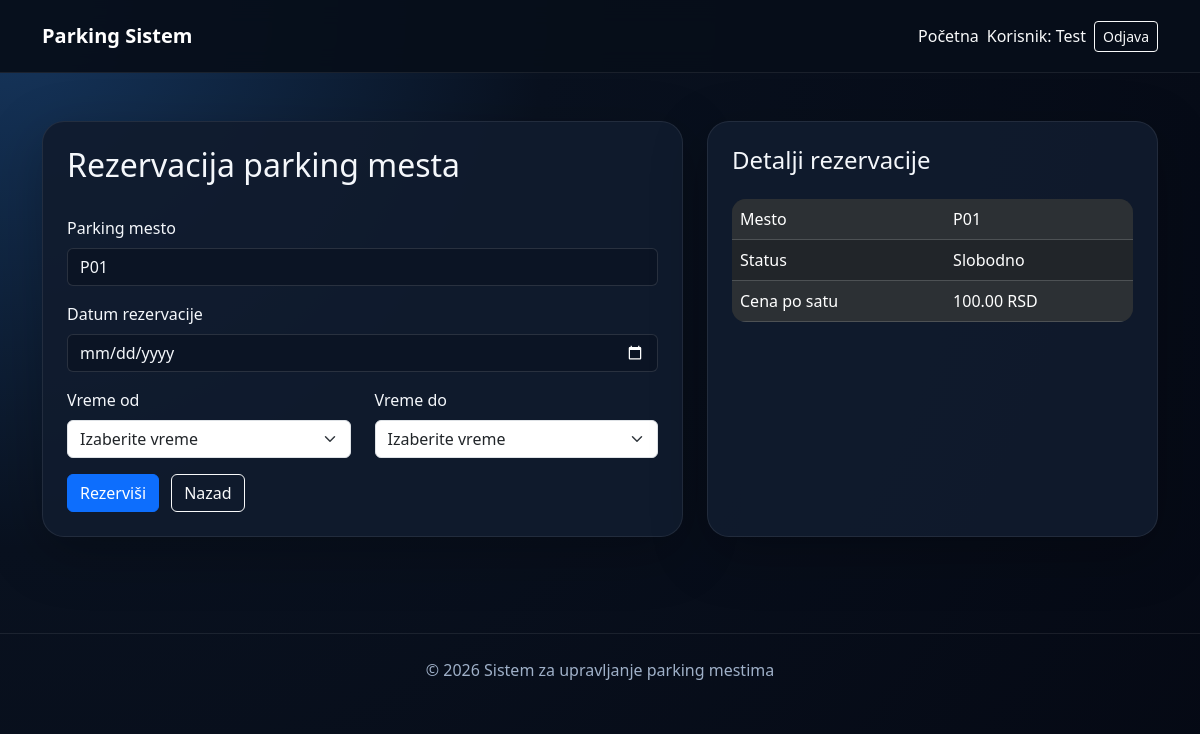
The app's page /reservation.php?spot_id=1 (signed in), older data.
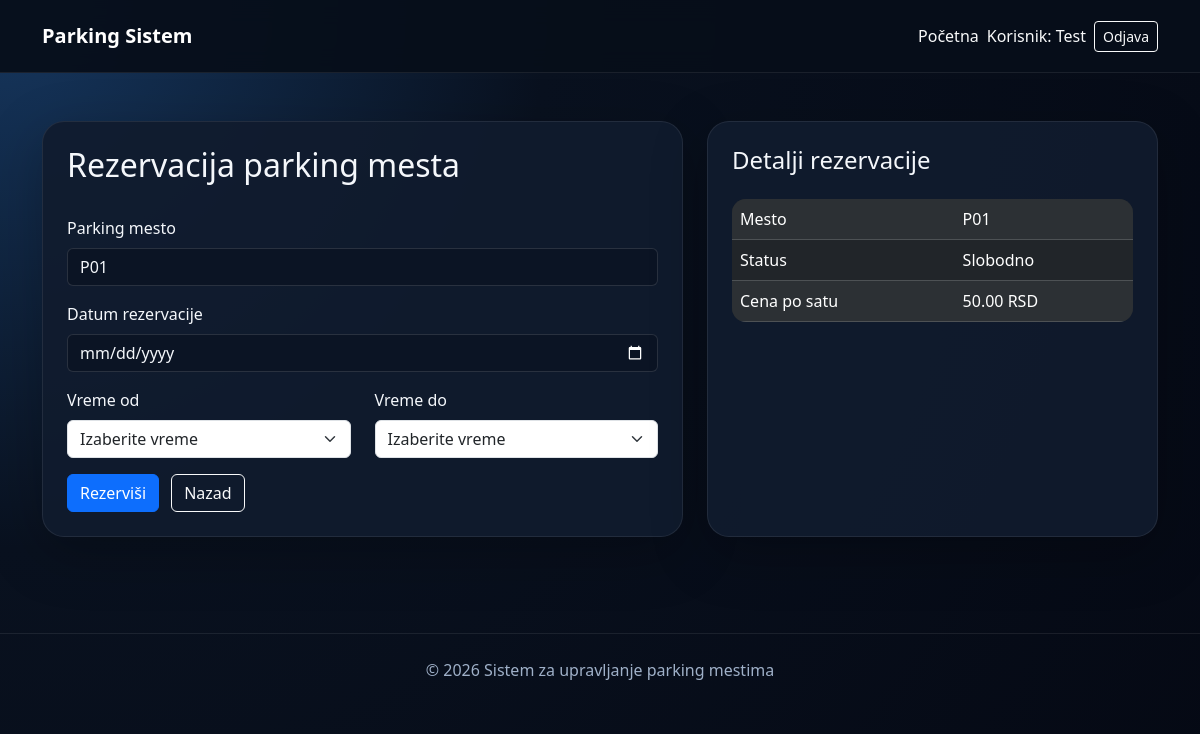
The same page, newer data.
### tables this page shows
CREATE TABLE parking_spots (
    id INT AUTO_INCREMENT PRIMARY KEY,
    spot_number VARCHAR(10) NOT NULL UNIQUE,
    status ENUM('slobodno', 'zauzeto') NOT NULL DEFAULT 'slobodno',
    price_per_hour DECIMAL(10,2) NOT NULL DEFAULT 50.00
);

### classes/Session.php (called while the page is built, shortened)
<?php
class Session
{
    public function isLoggedIn()
    {
        return isset($_SESSION['user_id']);
    }
    public function isAdmin()
    {
        return isset($_SESSION['role']) && $_SESSION['role'] == 'admin';
    }
}

### classes/ParkingSpot.php (called while the page is built, shortened)
<?php
class ParkingSpot extends Database implements CRUDInterface
{
    public function read($id)
    {
        $conn = $this->getConnection();
        $id = (int) $id;
        $sql = "SELECT * FROM parking_spots WHERE id = $id";
        return mysqli_query($conn, $sql);
    }
}

### reservation.php (the view, shortened to what this page needs)
<?php
require_once 'classes/Session.php';
require_once 'classes/ParkingSpot.php';
$parkingSpot = new ParkingSpot();
$reservation = new Reservation();
$spot = null;
if ($_SERVER['REQUEST_METHOD'] == 'POST') {
    $spotId = isset($_POST['spot_id']) ? (int) $_POST['spot_id'] : 0;
    $reservationDate = isset($_POST['reservation_date']) ? $_POST['reservation_date'] : '';
    $timeFrom = isset($_POST['time_from']) ? $_POST['time_from'] : '';
    $timeTo = isset($_POST['time_to']) ? $_POST['time_to'] : '';
    $result = $parkingSpot->read($spotId);
    if (!$result || mysqli_num_rows($result) == 0) {
        $error = 'Parking mesto nije pronađeno.';
    } else {
        $spot = mysqli_fetch_assoc($result);
        if ($spot['status'] != 'slobodno') {
            $error = 'Izabrano parking mesto nije slobodno.';
        } elseif ($reservationDate == '' || $timeFrom == '' || $timeTo == '') {
            $error = 'Morate uneti datum i vreme rezervacije.';
        } elseif ($timeFrom >= $timeTo) {
            $error = 'Vreme završetka mora biti veće od vremena početka.';
        } else {
            $startTime = $reservationDate . ' ' . $timeFrom . ':00';
            $endTime = $reservationDate . ' ' . $timeTo . ':00';
            $data = array(
                'user_id' => $_SESSION['user_id'],
                'parking_spot_id' => $spotId,
                'start_time' => $startTime,
                'end_time' => $endTime,
                'status' => 'aktivna'
            );
            if ($reservation->create($data)) {
                $parkingSpot->changeStatus($spotId, 'zauzeto');
                $_SESSION['reservation_id'] = $reservation->getLastId();
                header('Location: payment.php');
                exit;
            } else {
                $error = 'Došlo je do greške prilikom čuvanja rezervacije.';
            }
        }
    }
} else {
    $spotId = (int) $_GET['spot_id'];
    $result = $parkingSpot->read($spotId);
    $spot = mysqli_fetch_assoc($result);
}
$spotNumber = $spot ? $spot['spot_number'] : '';
$price = $spot ? $spot['price_per_hour'] : 100;
?>
<?php include 'includes/header.php'; ?>
<?php include 'includes/navbar.php'; ?>
<main class="container py-5">
    <div class="row g-4">
        <div class="col-lg-7">
            <div class="card app-card p-4 h-100">
                <h2>Rezervacija parking mesta</h2>
                <form class="mt-4" method="POST" action="reservation.php">
                    <div class="mb-3">
                        <label class="form-label">Parking mesto</label>
                        <input type="text" class="form-control" value="<?php echo $spotNumber; ?>" readonly>
                    </div>
                    <div class="mb-3">
                        <label class="form-label">Datum rezervacije</label>
                        <input type="date" name="reservation_date" class="form-control" required>
                    </div>
                    <div class="row">
                        <div class="col-md-6 mb-3">
                            <label class="form-label">Vreme od</label>
                            <select name="time_from" class="form-select" required>
                                <option value="">Izaberite vreme</option>
                            </select>
                        </div>
                        <div class="col-md-6 mb-3">
                            <label class="form-label">Vreme do</label>
                            <select name="time_to" class="form-select" required>
                                <option value="">Izaberite vreme</option>
                            </select>
                        </div>
                    </div>
                    <button type="submit" class="btn btn-primary">Rezerviši</button>
                    <a href="index.php" class="btn btn-outline-light ms-2">Nazad</a>
                </form>
            </div>
        </div>
        <div class="col-lg-5">
            <div class="card app-card p-4 h-100">
                <h4>Detalji rezervacije</h4>
                <table class="table table-dark table-striped mt-3">
                    <tr><td>Mesto</td><td><?php echo $spotNumber; ?></td></tr>
                    <tr><td>Status</td><td>Slobodno</td></tr>
                    <tr><td>Cena po satu</td><td><?php echo $price; ?> RSD</td></tr>
                </table>
            </div>
        </div>
    </div>
</main>
<?php include 'includes/footer.php'; ?>

### includes/header.php (shortened to what this page needs)
<?php
require_once __DIR__ . '/../classes/Session.php';
$session = new Session();
$basePath = strpos($_SERVER['PHP_SELF'], '/admin/') !== false ? '../' : '';
?>
<!DOCTYPE html>
<html lang="sr">
<head>
    <link href="https://cdn.jsdelivr.net/npm/bootstrap@5.3.3/dist/css/bootstrap.min.css" rel="stylesheet">
    <link rel="stylesheet" href="<?php echo $basePath; ?>assets/css/style.css">
</head>
<body>

### includes/navbar.php (shortened to what this page needs)
<nav class="navbar navbar-dark app-navbar sticky-top">
    <div class="container d-flex flex-wrap align-items-center justify-content-between gap-3 py-2">
        <a class="navbar-brand fw-bold me-4" href="<?php echo $basePath; ?>index.php">Parking Sistem</a>
        <div class="d-flex flex-wrap align-items-center gap-2">
            <?php if ($session->isLoggedIn() && !$session->isAdmin()): ?>
                <a class="nav-link text-light" href="<?php echo $basePath; ?>index.php">Početna</a>
            <?php endif; ?>
            <?php if ($session->isLoggedIn()): ?>
                <span class="nav-link text-light">Korisnik: <?php echo $_SESSION['first_name']; ?></span>
                <a class="btn btn-outline-light btn-sm" href="<?php echo $basePath; ?>logout.php">Odjava</a>
            <?php else: ?>
                <a class="nav-link text-light" href="<?php echo $basePath; ?>login.php">Prijava</a>
                <a class="btn btn-primary btn-sm" href="<?php echo $basePath; ?>register.php">Registracija</a>
            <?php endif; ?>
        </div>
    </div>
</nav>

### includes/footer.php
<footer class="app-footer mt-5">
    <div class="container text-center py-4">
        <p class="mb-0">&copy; 2026 Sistem za upravljanje parking mestima</p>
    </div>
</footer>
</body>
</html>

### assets/css/style.css (style rules this page uses)
:root { --app-bg: #09111f; --app-card: #111c2e; --app-card-light: #16243a; --app-primary: #1d8cff; --app-text: #f4f7fb; --app-muted: #9fb0c8; --app-success: #22c55e; --app-danger: #ef4444; }
body { background: radial-gradient(circle at top left, #16375f 0, var(--app-bg) 38%, #050914 100%); color: var(--app-text); min-height: 100vh; }
.app-navbar { background: rgba(7, 14, 26, 0.94); backdrop-filter: blur(12px); border-bottom: 1px solid rgba(255, 255, 255, 0.08); }
.app-card, .info-card, .stat-card { background: rgba(17, 28, 46, 0.92); border: 1px solid rgba(255, 255, 255, 0.08); border-radius: 22px; box-shadow: 0 16px 55px rgba(0, 0, 0, 0.25); color: var(--app-text); }
.form-control { background: #0b1424; border-color: rgba(255, 255, 255, 0.12); color: var(--app-text); }
.table { border-radius: 14px; overflow: hidden; }
.app-footer { color: var(--app-muted); border-top: 1px solid rgba(255, 255, 255, 0.08); }

Row changes from the older to the newer data that the page shows:
changed parking_spots: price_per_hour "100.00" → "50.00"
